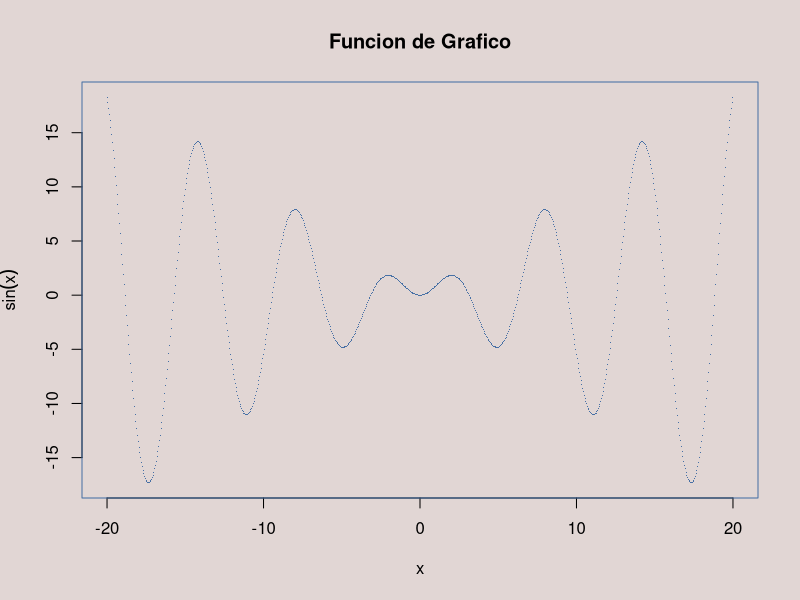

Here is the R script that generated this plot:
## ---- chunk 1
knitr::opts_chunk$set(echo = TRUE)
## ---- chunk 2
x <- seq(-20,20,0.05)
length(x)
par(bg = "#E1D6D4", col="#4770A5", pch = ".")
plot(x,x*sin(x), xlab = expression(x), ylab = expression(sin(x)), main = "Funcion de Grafico",type = "b", lty = 2)
